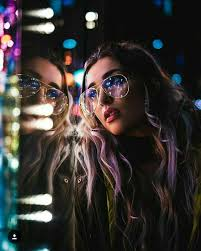
#> input picture python prg/pic_list/girl.jfif, 201 x 251 px, given in place of girl.png, which was not available
$ python im13.py
#> lines starting #> are read from the running program, lines starting #| are printed output that depends on the picture; after the words box and inside, x2 and y2 are one past the last pixel; in counts of white or black regions, pixels touching at a corner belong together; pictures that were not available may be replaced by others from this repository, and a replacement may not be noted
import cv2
import numpy as np

path= r'pic_list/girl.png'
pic= cv2.imread(path)
#> pic is the input picture: shape (251, 201, 3); mean B, G, R 49.4, 52.1, 55.7

def stackImages(scale,imgArray):
    rows = len(imgArray)
    cols = len(imgArray[0])
    rowsAvailable = isinstance(imgArray[0], list)
    width = imgArray[0][0].shape[1]
    height = imgArray[0][0].shape[0]
    if rowsAvailable:
        for x in range ( 0, rows):
            for y in range(0, cols):
                if imgArray[x][y].shape[:2] == imgArray[0][0].shape [:2]:
                    imgArray[x][y] = cv2.resize(imgArray[x][y], (0, 0), None, scale, scale)
                else:
                    imgArray[x][y] = cv2.resize(imgArray[x][y], (imgArray[0][0].shape[1], imgArray[0][0].shape[0]), None, scale, scale)
                if len(imgArray[x][y].shape) == 2: imgArray[x][y]= cv2.cvtColor( imgArray[x][y], cv2.COLOR_GRAY2BGR)
        imageBlank = np.zeros((height, width, 3), np.uint8)
        hor = [imageBlank]*rows
        hor_con = [imageBlank]*rows
        for x in range(0, rows):
            hor[x] = np.hstack(imgArray[x])
        ver = np.vstack(hor)
    else:
        for x in range(0, rows):
            if imgArray[x].shape[:2] == imgArray[0].shape[:2]:
                imgArray[x] = cv2.resize(imgArray[x], (0, 0), None, scale, scale)
            else:
                imgArray[x] = cv2.resize(imgArray[x], (imgArray[0].shape[1], imgArray[0].shape[0]), None,scale, scale)
            if len(imgArray[x].shape) == 2: imgArray[x] = cv2.cvtColor(imgArray[x], cv2.COLOR_GRAY2BGR)
        hor= np.hstack(imgArray)
        ver = hor
    return ver


kernel= np.ones((3,3), np.uint8)
canny= cv2.Canny(pic, 80, 180)
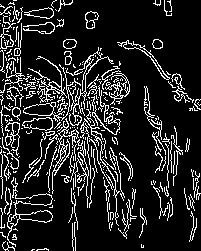
#> canny: shape (251, 201); 14.5% white in thin lines or dots
dilation= cv2.dilate(canny, kernel, iterations=1)
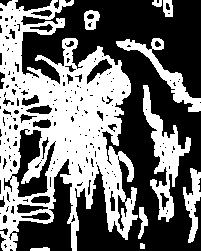
#> dilation: shape (251, 201); 43.3% white; 10 white regions, largest, box (x1, y1, x2, y2) and area: (0, 0, 138, 251) 17319, (143, 85, 191, 222) 2047, (116, 38, 201, 112) 1201
erode= cv2.erode(dilation, kernel, iterations=1)
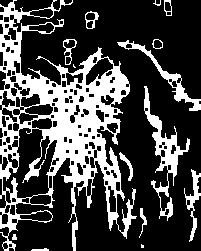
#> erode: shape (251, 201); 27.4% white; 16 white regions (4 under 20 px), largest, box (x1, y1, x2, y2) and area: (0, 0, 137, 251) 10936, (144, 86, 190, 221) 1291, (117, 40, 201, 111) 683


img= np.zeros((512,512,3), np.uint8)
img2= np.ones((512,512))
img[:]= 255,200,0
#im1= cv2.imshow('zero', img)
#im2= cv2.imshow('ones', img2)

'''
im3= cv2.imshow('pic', pic)
im4= cv2.imshow('canny', canny)
im5= cv2.imshow('dilation', dilation)
im6= cv2.imshow('erode', erode)
'''
imgStack = stackImages(0.3,([pic,canny,dilation],[pic,erode,canny]))
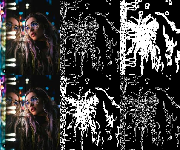
#> imgStack: shape (150, 180, 3); mean B, G, R 59.3, 60.2, 61.4
cv2.imshow("Stacked Images", imgStack)

cv2.waitKey(0)

$ run again, with python prg/pic_list/VIRUS2.png saved as python prg/pic_list/girl.jfif
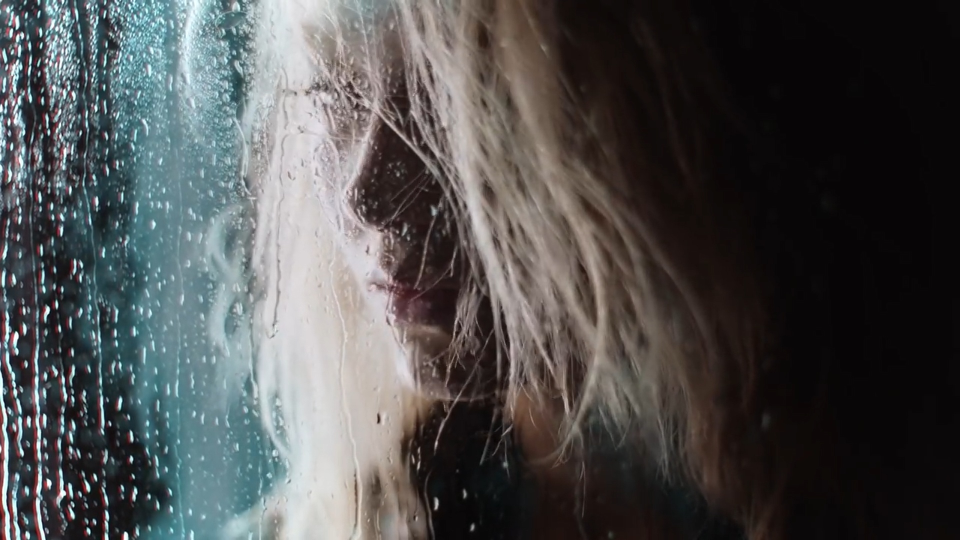
#> input picture python prg/pic_list/VIRUS2.png, 1920 x 1080 px, given in place of girl.png, which was not available (shown at 1/2 size)
#> pic is the input picture: shape (1080, 1920, 3); mean B, G, R 78.7, 78.6, 78.2
#> `canny= cv2.Canny(pic, 80, 180)`:
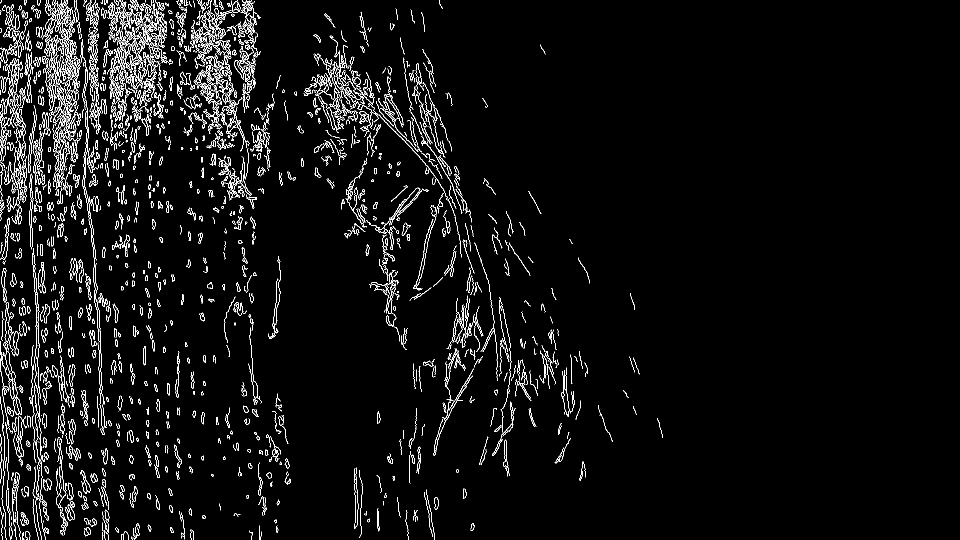
#> canny: shape (1080, 1920) (shown at 1/2 size); 4% white in thin lines or dots, all inside (x1, y1, x2, y2) = (0, 0, 1325, 1080)
#> dilation: shape (1080, 1920); 12.6% white; 499 white regions, largest, box (x1, y1, x2, y2) and area: (0, 0, 224, 1080) 62760, (359, 0, 522, 419) 25262, (606, 70, 945, 582) 24185
#> erode: shape (1080, 1920); 6.4% white; 584 white regions (30 under 20 px), largest, box (x1, y1, x2, y2) and area: (0, 0, 215, 870) 27318, (202, 0, 346, 301) 13835, (369, 0, 521, 303) 12617
#> `imgStack = stackImages(0.3,([pic,canny,dilation],[pic,erode,canny]))`:
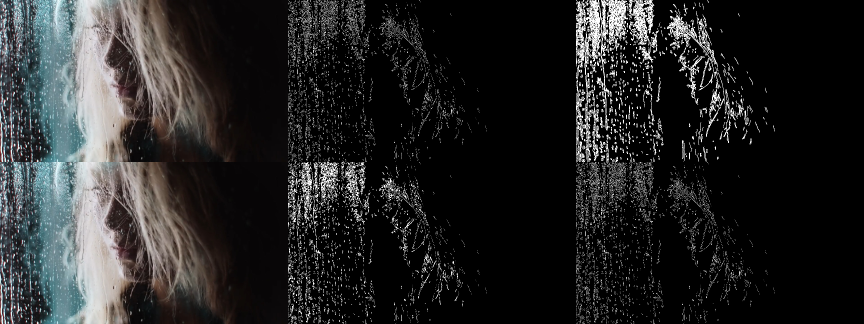
#> imgStack: shape (648, 1728, 3) (shown at 1/2 size); mean B, G, R 37.7, 37.7, 37.5
